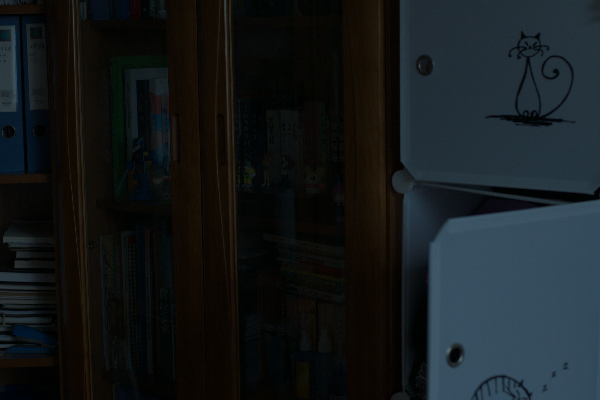
#> input picture images/1.png, 600 x 400 px, found by its file name; its folder holds only this picture in this run
$ python mf.py
#> lines starting #> are read from the running program, lines starting #| are printed output that depends on the picture; long printed decimals are rounded
#> further down, image is the input picture: shape (400, 600, 3); mean B, G, R 27.9, 25.8, 21
### metrics.py
import numpy as np
import cv2
from skimage import filters
from skimage.metrics import structural_similarity as ssim
from skimage import img_as_float
from scipy.ndimage import convolve
from skimage.measure import shannon_entropy

def metrics(Y1, Y2, which_metrics):

    # Read the images
    ipic = cv2.imread(Y1, cv2.IMREAD_GRAYSCALE)
    Y1 = np.float64(ipic)

    epic = cv2.imread(Y2, cv2.IMREAD_GRAYSCALE)
    Y2 = np.float64(epic)

    if which_metrics == "MAE":
        # MAE calculation
        MAE = np.mean(np.abs(Y1 - Y2))
        print(f"MAE: {MAE:2f}")
        return MAE  # 返回MAE值

    elif which_metrics == "GMSD":
        # GMSD calculation
        T = 170
        Down_step = 2
        dx = np.array([[1, 0, -1], [1, 0, -1], [1, 0, -1]]) / 3
        dy = dx.T

        aveKernel = np.ones((2, 2)) / 4

        # Apply averaging (down-sampling) to each channel
        aveY1 = convolve(Y1, aveKernel)
        aveY2 = convolve(Y2, aveKernel)

        Y1_down = aveY1[::Down_step, ::Down_step]
        Y2_down = aveY2[::Down_step, ::Down_step]

        # Compute gradients
        gradientMap1 = np.sqrt(convolve(Y1_down, dx) ** 2 + convolve(Y1_down, dy) ** 2)
        gradientMap2 = np.sqrt(convolve(Y2_down, dx) ** 2 + convolve(Y2_down, dy) ** 2)

        # Compute quality map
        quality_map = (2 * gradientMap1 * gradientMap2 + T) / (gradientMap1 ** 2 + gradientMap2 ** 2 + T)

        # GMSD score (standard deviation of the quality map)
        GMSD = np.std(quality_map)
        print(f"GMSD: {GMSD}")
        return GMSD  # 返回GMSD值

    elif which_metrics == "NIQE":
        # NIQE Calculation (Assuming NIQE function is available or using a pre-defined function)
        # You can use a pre-implemented NIQE calculation function or a library like `pyimagequality`
        print("Use matlab code to calculate NIQE!")
        return None


# Call the metrics function
# [8 lines that do not run on import are left out]

### processed/MF/mf.py
import cv2
import numpy as np
import os
from metrics import metrics

# 定义多尺度Retinex算法（MF）
def retinex(image, sigma_list=[15, 80, 250]):
    retinex_image = np.zeros_like(image)
    for sigma in sigma_list:
        blurred_image = cv2.GaussianBlur(image, (0, 0), sigma)
        retinex_image += np.log1p(image / (blurred_image + 1e-6))
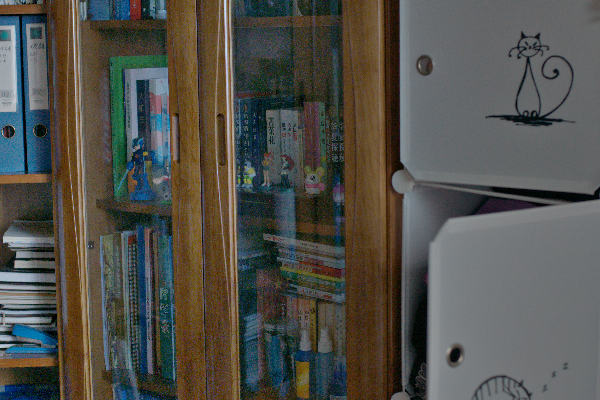
#> retinex_image: shape (400, 600, 3) float64; mean B, G, R 1.71, 1.85, 1.87; drawn with min black and max white
    retinex_image /= len(sigma_list)
    return np.exp(retinex_image) - 1
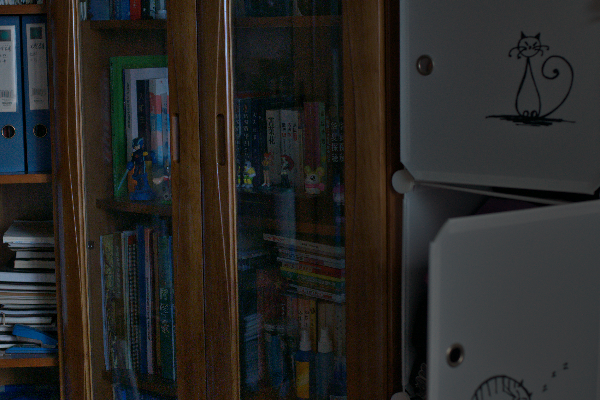
#> returned value: shape (400, 600, 3) float64; mean of channels 0, 1, 2 0.866, 0.915, 0.937; drawn with min black and max white

# 循环读取images目录中的所有图片
image_dir = 'images'
output_dir = 'processed/MF'
gt_dir = 'gt'
os.makedirs(output_dir, exist_ok=True)
images = []
for filename in os.listdir(image_dir):
    if filename.endswith(".png") or filename.endswith(".jpg"):
        img_path = os.path.join(image_dir, filename)
        image = cv2.imread(img_path)
        images.append((filename, image))

# 创建结果文件
result_file = os.path.join(output_dir, 'mae_results.txt')
with open(result_file, 'w') as f:
    f.write("文件名\tMAE值\tGMSD值\n")

for filename, image in images:
    # 将图像转换为浮动类型（0到1之间）
    image = image / 255.0

    # 应用Retinex模型
    mf_corrected = retinex(image)

    # 将图像转换回0-255的范围
    mf_corrected = np.uint8(np.clip(mf_corrected * 255, 0, 255))
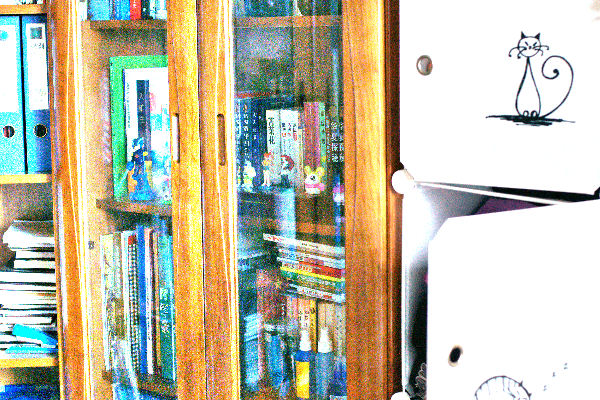
#> mf_corrected: shape (400, 600, 3); mean B, G, R 169.9, 190.8, 194.4

    # 保存结果为图片
    output_path = os.path.join(output_dir, filename)
    cv2.imwrite(output_path, mf_corrected)

    # 计算与gt图片的MAE和GMSD
    gt_path = os.path.join(gt_dir, filename)
    if os.path.exists(gt_path):
        mae_value = metrics(output_path, gt_path, "MAE")
#> in metrics, `epic = cv2.imread(Y2, cv2.IMREAD_GRAYSCALE)`:
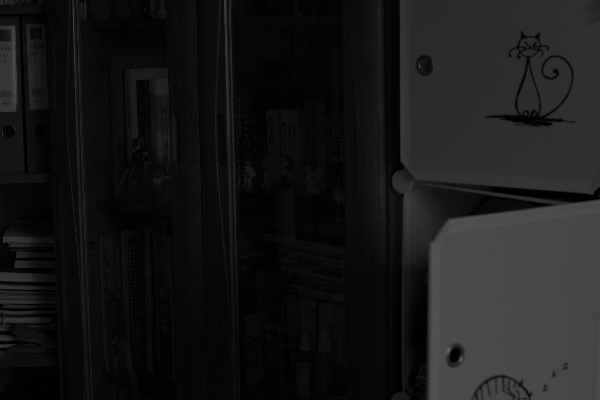
#> epic: shape (400, 600); min 0, max 100, mean 24.1
#> in metrics, `MAE = np.mean(np.abs(Y1 - Y2))`: MAE = 165
#| MAE: 165.015
#> mae_value = 165
        gmsd_value = metrics(output_path, gt_path, "GMSD")
#> call 2 of metrics, with Y1 = 'processed/MF/1.png', Y2 = 'gt/1.png', which_metrics = 'GMSD'
#> in metrics (call 2), `Y1_down = aveY1[::Down_step, ::Down_step]`:
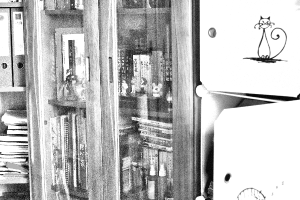
#> Y1_down: shape (200, 300) float64; min 3.25, max 255, mean 189.2
#> in metrics (call 2), `gradientMap1 = np.sqrt(convolve(Y1_down, dx) ** 2 + convolve(Y1_down, ..`:
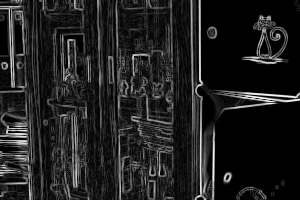
#> gradientMap1: shape (200, 300) float64; min 0, max 248.2, mean 32.6
#> in metrics (call 2), `quality_map = (2 * gradientMap1 * gradientMap2 + T) / (gradientMap1 **..`:
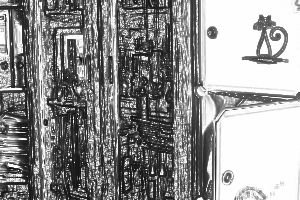
#> quality_map: shape (200, 300) float64; min 0.0484, max 1, mean 0.571
#> in metrics (call 2), `GMSD = np.std(quality_map)`: GMSD = 0.332
#| GMSD: 0.3324
#> gmsd_value = 0.332
        # 将结果写入文件
        with open(result_file, 'a') as f:
            f.write(f"{filename}\t{mae_value}\t{gmsd_value}\n")
    else:
        print(f"警告：找不到对应的gt图片 {filename}")

$ run again, on images/780.png
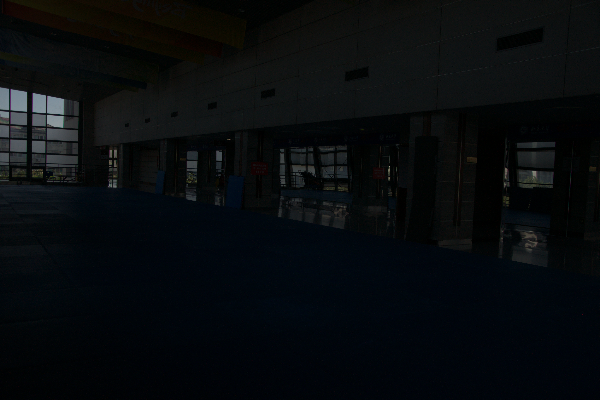
#> input picture images/780.png, 600 x 400 px, found by its file name
#> image is the input picture: shape (400, 600, 3); mean B, G, R 13.5, 11.2, 8
#> in metrics, `ipic = cv2.imread(Y1, cv2.IMREAD_GRAYSCALE)`:
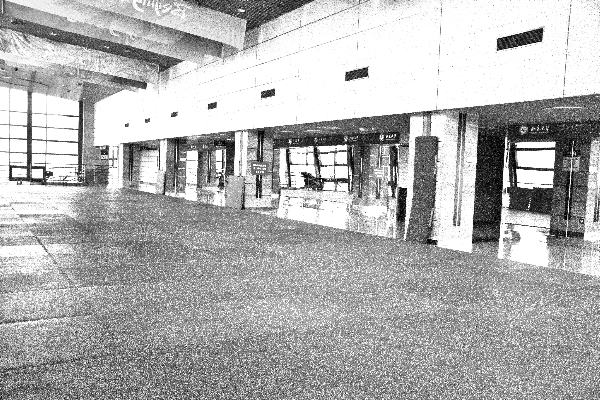
#> ipic: shape (400, 600); min 0, max 255, mean 177
#> MAE = 167
#| MAE: 166.987
#> in metrics (call 2), `quality_map = (2 * gradientMap1 * gradientMap2 + T) / (gradientMap1 **..`:
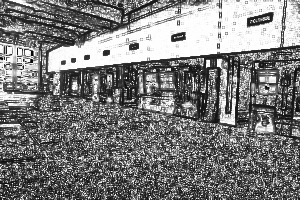
#> quality_map: shape (200, 300) float64; min 0.0183, max 1, mean 0.491
#> GMSD = 0.311
#| GMSD: 0.3114

$ run again, on images/748.png
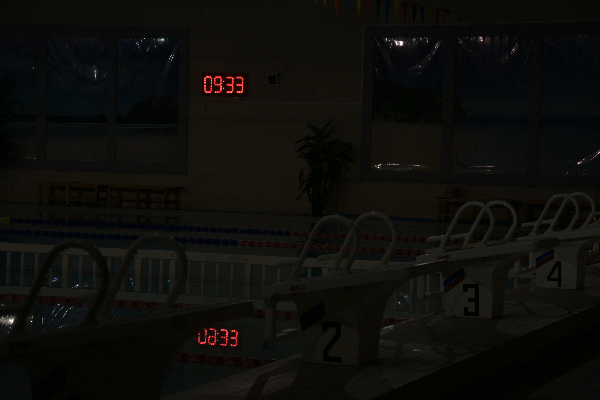
#> input picture images/748.png, 600 x 400 px, found by its file name
#> image is the input picture: shape (400, 600, 3); mean B, G, R 10.5, 13.4, 13.9
#> MAE = 194.2
#| MAE: 194.238
#> in metrics (call 2), `quality_map = (2 * gradientMap1 * gradientMap2 + T) / (gradientMap1 **..`:
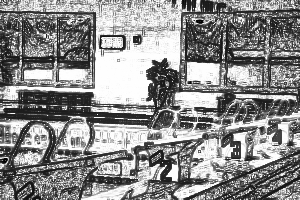
#> quality_map: shape (200, 300) float64; min 0.0054, max 1, mean 0.551
#> GMSD = 0.321
#| GMSD: 0.3214
